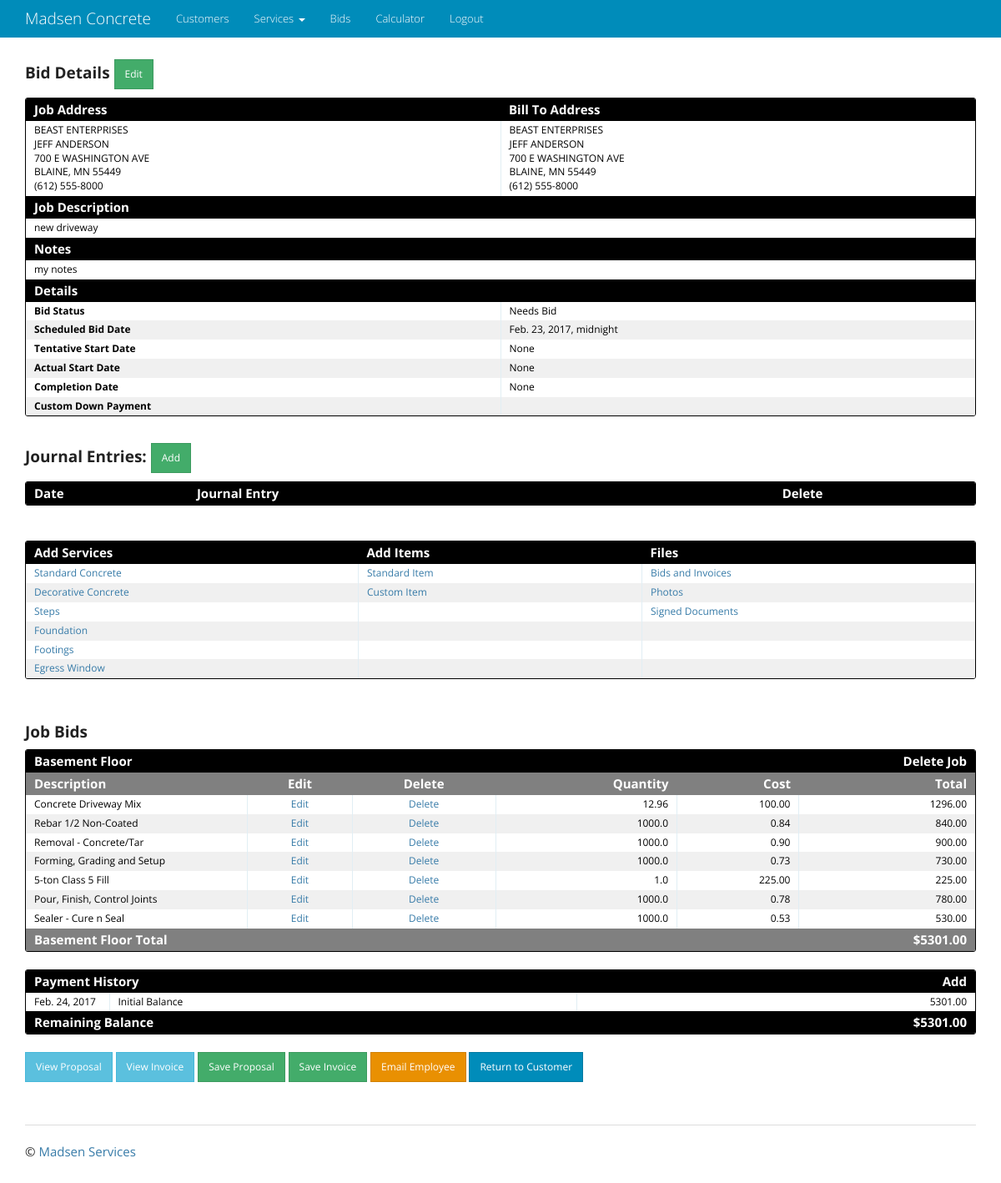
Before: /bid/1/detail/ (signed in) with the older database file.
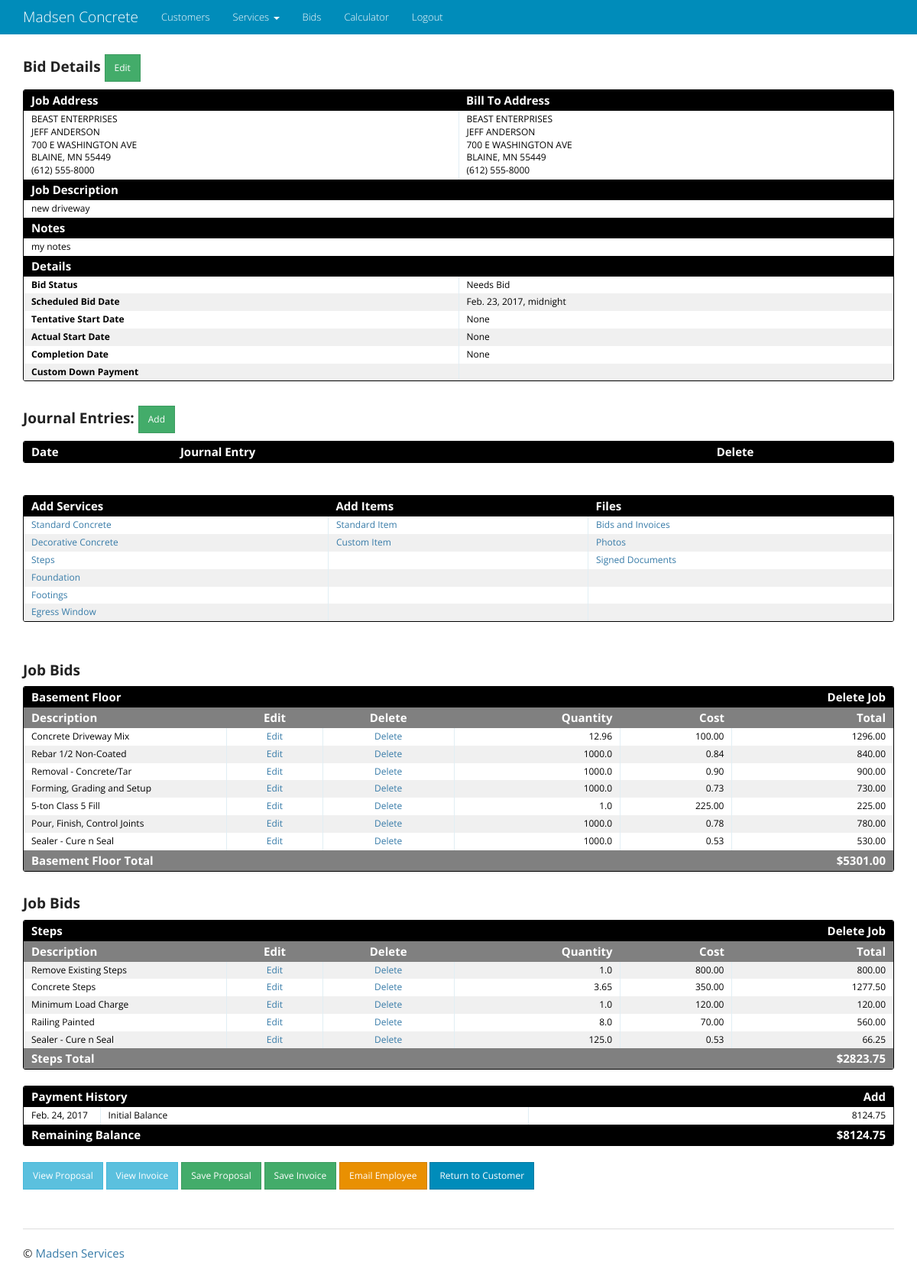
After: the same page with the newer database file.
### bid/models.py (models this page shows, shortened)
class Bid(models.Model):
    description = models.CharField(max_length=2000)
    notes = models.CharField(max_length=2000, blank=True)
    timestamp = models.DateTimeField(auto_now_add=True)
    customer = models.ForeignKey('customer.Customer', on_delete=models.CASCADE)
    address = models.ForeignKey('address.Address')
    scheduled_bid_date = models.DateTimeField(null=True, blank=True)
    tentative_start = models.DateField(null=True, blank=True)
    actual_start = models.DateField(null=True, blank=True)
    completion_date = models.DateField(null=True, blank=True)
    custom_down_payment = models.FloatField(null=True, blank=True,
                                            verbose_name='Custom Down Payment: Blank means default down payment. Enter -1 for no down payment or any other value for custom down payment')
    status = models.CharField(max_length=2000, choices=BID_STATUS, default='Needs Bid')
    billto_name = models.CharField(max_length=100, blank=True, verbose_name='Alternative Bill To Name')
    billto_street = models.CharField(max_length=100, blank=True, verbose_name='Alternative Bill To Street')
    billto_city_st_zip = models.CharField(max_length=100, blank=True, verbose_name="Alternative Bill To City, ST, ZIP")
    billto_telephone = models.CharField(max_length=10, blank=True, verbose_name="Alternative Bill To Telephone Number")
    class Meta:
        verbose_name_plural = 'Bids'

### customer/models.py (models this page shows, shortened)
class Customer(models.Model):
    first_name = models.CharField(max_length=64, help_text="Enter the customer's first name")
    last_name = models.CharField(max_length=64, blank=True, help_text="Enter the customer's last name")
    company_name = models.CharField(max_length=128, blank=True, help_text="Enter the company name")
    email = models.EmailField(help_text="Enter the customer email address", blank=True)
    telephone = models.CharField(max_length=10, blank=True, help_text="Enter the customer telephone number")
    created_date = models.DateTimeField(auto_now_add=True)
    class Meta:
        verbose_name_plural = 'Customers'

### address/models.py (models this page shows, shortened)
class Address(models.Model):
    street = models.CharField(max_length=128, blank=True, help_text="Enter the street address")
    city = models.CharField(max_length=50, blank=True, help_text="Enter the city")
    state = models.CharField(max_length=2, blank=True, help_text="Enter the 2 digit state abbreviation")
    zip = models.CharField(max_length=5, blank=True, help_text="Enter the 5 digit zipcode")
    customer = models.ForeignKey('customer.Customer', on_delete=models.CASCADE)
    class Meta:
        verbose_name_plural = 'Addresses'

### bid_item/models.py (models this page shows, shortened)
class BidItem(models.Model):
    bid = models.ForeignKey('bid.Bid', on_delete=models.CASCADE)
    job_type = models.CharField(max_length=100)
    description = models.CharField(max_length=100)
    quantity = models.FloatField(null=True)
    cost = models.FloatField(null=True)
    total = models.FloatField()
    class Meta:
        verbose_name_plural = 'BidItems'

### bid/views.py (the view)
# urls.py: url(r'^(?P<pk>\d+)/detail/$', BidDetail.as_view(), name='bid_detail'),
class BidDetail(LoginRequiredMixin, SuccessMessageMixin, DetailView):
    template_name = 'bid/bid_detail.html'
    model = Bid
    def get_context_data(self, **kwargs):
        context = super(BidDetail, self).get_context_data(**kwargs)
        bid_obj = Bid.objects.get(id=self.kwargs['pk'])
        bid_item_obj = BidItem.objects.filter(bid=self.kwargs['pk'])
        bid_item_dict = create_bid_item_dict(bid_obj)
        total_cost = bid_item_obj.aggregate(Sum('total'))['total__sum']
        payment_obj = Payment.objects.filter(bid=self.kwargs['pk'])
        total_payments = payment_obj.aggregate(Sum('amount'))['amount__sum']
        context['bid_item_dict'] = bid_item_dict
        context['total_cost'] = total_cost
        context['pdfs'] = PDFImage.objects.all().filter(bid=self.kwargs['pk'])
        context['journal_entries'] = Journal.objects.all().filter(bid=self.kwargs['pk']).order_by('-timestamp')
        context['payments'] = Payment.objects.all().filter(bid=self.kwargs['pk']).order_by('date')
        context['date'] = date.today()
        if total_payments:
            context['remaining_balance'] = total_cost - total_payments
        else:
            context['remaining_balance'] = total_cost
        return context

### templates/bid/bid_detail.html (shortened to what this page needs)
{% extends "base.html" %}
{% load crispy_forms_tags %}
{% load format_telephone %}
{% load static %}
{% block content %}
<h4><strong>Bid Details</a></strong>
    <a href="{% url 'bid_app:bid_update' pk=bid.id %}" class="btn btn-sm btn-success">Edit</a>
</h4>
<div class="datagrid">
    <table>
        <thead>
          <tr>
            <th width="50%">Job Address</th>
            <th width="50%">Bill To Address</th>
          </tr>
        </thead>
          <tr>
            <td>
                {% if bid.customer.company_name %}{{ bid.customer.company_name }}<br>{% endif %}
                {{ bid.customer.first_name }} {{ bid.customer.last_name }}<br>
                {{ bid.address.street }}<br>
                {{ bid.address.city }}, {{ bid.address.state }} {{ bid.address.zip }}<br>
                {{ bid.customer.telephone|format_telephone }}
            </td>
            {% if bid.billto_street %}
            <td style="vertical-align:top">
                {% if bid.billto_name %}{{ bid.billto_name }}<br>{% endif %}
                {{ bid.billto_street }}<br>
                {{ bid.billto_city_st_zip }}<br>
                {{ bid.billto_telephone|format_telephone }}
            </td>
            {% else %}
            <td>
                {% if bid.customer.company_name %}{{ bid.customer.company_name }}<br>{% endif %}
                {{ bid.customer.first_name }} {{ bid.customer.last_name }}<br>
                {{ bid.address.street }}<br>
                {{ bid.address.city }}, {{ bid.address.state }} {{ bid.address.zip }}<br>
                {{ bid.customer.telephone|format_telephone }}
            </td>
            {% endif %}
          </tr>
        <thead>
          <tr>
            <th colspan="2">Job Description</th>
          </tr>
        </thead>
          <tr>
            <td colspan="2">{{ bid.description }}</td>
          </tr>
        {% if bid.notes %}
        <thead>
          <tr>
            <th colspan="2">Notes</th>
          </tr>
        </thead>
          <tr>
            <td colspan="2">{{ bid.notes }}</td>
          </tr>
        {% endif %}
       <thead>
          <tr>
              <th width="25%">Details</th>
              <th></th>
          </tr>
       </thead>
          <tr style="background: white">
              <td><strong>Bid Status</strong></td>
              <td>{{ bid.status }}</td>
          </tr>
          <tr style="background: #F0F0F0">
              <td><strong>Scheduled Bid Date</strong></td>
              <td>{{ bid.scheduled_bid_date }}</td>
          </tr>
          <tr style="background: white">
              <td><strong>Tentative Start Date</strong></td>
              <td>{{ bid.tentative_start }}</td>
          </tr>
          <tr style="background: #F0F0F0">
              <td><strong>Actual Start Date</strong></td>
              <td>{{ bid.actual_start }}</td>
          </tr>
          <tr style="background: white">
              <td><strong>Completion Date</strong></td>
              <td>{{ bid.completion_date }}</td>
          </tr>
          <tr style="background: #F0F0F0">
              <td><strong>Custom Down Payment</strong></td>
              <td>{% if bid.custom_down_payment %}${{ bid.custom_down_payment|floatformat:2 }}{% endif %}</td>
          </tr>
    </table>
</div>
<br>
<h4><strong>Journal Entries:</strong>
    <a href="{% url 'journal_app:journal_create' bid=bid.id %}" class="btn btn-sm btn-success">Add</a>
</h4>
<div class="datagrid">
<table>
      <thead>
        <tr>
          <th width="50px"><strong>Date</strong></th>
          <th width="200px"><strong>Journal Entry</strong></th>
          <th width="50px"><strong>Delete</strong></th>
        </tr>
      </thead>
</table>
</div>
<br>
<br>
<div class="datagrid">
<table>
      <thead>
      <tr>
            <th width="50px"><strong>Add Services</strong></th>
            <th width="50px"><strong>Add Items</strong></th>
            <th width="50px"><strong>Files</strong></th>
      </tr>
      </thead>
      <tr style="background: white">
            <td><a href="{% url 'service_group_app:standard_concrete_create' bid=bid.id %}">Standard Concrete</a></td>
            <td><a href="{% url 'bid_item_app:bid_item_create' bid=bid.id %}">Standard Item</a></td>
            <td><a href="{% url 'pdf_app:pdf_list' pk=bid.id %}">Bids and Invoices</a></td>
      </tr>
      <tr style="background: #F0F0F0">
            <td><a href="{% url 'service_group_app:decorative_concrete_create' bid=bid.id %}">Decorative Concrete</a></td>
            <td><a href="{% url 'bid_item_app:bid_item_custom_create' bid=bid.id %}">Custom Item</a></td>
            <td><a href="{% url 'photo_app:photo_list' bid_id=bid.id %}">Photos</a></td>
      </tr>
      <tr style="background: white">
          <td><a href="{% url 'service_group_app:steps_create' bid=bid.id %}">Steps</a></td>
            <td></td>
            <td><a href="{% url 'bid_attachment_app:bid_attachment_list' bid_id=bid.id %}">Signed Documents</a></td>
      </tr>
      <tr style="background: #F0F0F0">
            <td><a href="{% url 'service_group_app:foundation_create' bid=bid.id %}">Foundation</a></td>
            <td></td>
            <td></td>
      </tr>
       <tr style="background: white">
            <td><a href="{% url 'service_group_app:footings_create' bid=bid.id %}">Footings</a></td>
            <td></td>
            <td></td>
       </tr>
       <tr style="background: #F0F0F0">
            <td><a href="{% url 'service_group_app:egress_window_create' bid=bid.id %}">Egress Window</a></td>
            <td></td>
            <td></td>
       </tr>
</table>
</div>
<br>
<br>
{% for job_name, job_dict in bid_item_dict.items %}
<h4><strong>Job Bids</strong></h4>
<div class="datagrid">
    <table>
      <thead>
        <tr>
          <th colspan="5" style="background: black"><strong>{{ job_name }}</strong></th>
          <th style="background: black; text-align:right"><strong>
              <a href="{% url 'bid_item_app:bid_item_group_delete' bid_id=job_dict.bid_items.0.bid.id job_name=job_name.split|join:'__' %}">
                  <font color="white">Delete Job</font></a></strong></th>
        </tr>
        <tr>
          <th width="50px" style="background:gray"><strong>Description</strong></th>
          <th width="50px" style="background:gray; text-align:center"><strong>Edit</strong></th>
          <th width="50px" style="background:gray; text-align:center"><strong>Delete</strong></th>
          <th width="75px" style="background:gray; text-align:right"><strong>Quantity</strong></th>
          <th width="30px" style="background:gray; text-align:right"><strong>Cost</strong></th>
          <th width="30px" style="background:gray; text-align:right"><strong>Total</strong></th>
        </tr>
      </thead>
        {% for item in job_dict.bid_items %}
          <tr style="{% cycle 'background: white' 'background: #F0F0F0' %}">
              <td>{{ item.description }}</td>
              <td style="text-align:center"><a href="{% url 'bid_item_app:bid_item_update' pk=item.id %}">Edit</a></td>
              <td style="text-align:center"><a href="{% url 'bid_item_app:bid_item_delete' pk=item.id %}">Delete</a></td>
              <td style="text-align:right">{% if item.quantity %}{{ item.quantity }}{% endif %}</td>
              <td style="text-align:right">{% if item.cost %}{{ item.cost|floatformat:2 }}{% endif %}</td>
              <td style="text-align:right">{{ item.total|floatformat:2 }}</td>
          </tr>
        {% endfor %}
      <thead>
      <tr>
          <th colspan="5" width="75px" style="background:gray"><strong>{{ job_name }} Total</strong></th>
          <th style="text-align:right; background:gray"><strong>${{ job_dict.total|floatformat:2 }}</strong></th>
      </tr>
      </thead>
    </table>
</div>
<br>
{% endfor %}
{% if total_cost %}
<div class="datagrid">
<table>
      <thead>
        <tr>
          <th colspan="5" style="background: black"><strong>Payment History</strong></th>
          <th style="text-align:right; background:black"><strong>
              <a href="{% url 'payment_app:payment_create' bid_id=bid.id %}"><font color="white">Add</font></a></strong></th>
        </tr>
      </thead>
      <tr>
          <td width="100px">{{ date }}</td>
          <td colspan="4">Initial Balance</td>
          <td style="text-align:right;">{{ total_cost|floatformat:2 }}</td>
      </tr>
      <thead>
        <tr>
          <th colspan="5" style="background: black"><strong>Remaining Balance</strong></th>
          <th style="text-align:right; background:black"><strong>${{ remaining_balance|floatformat:2 }}</strong></th>
        </tr>
      </thead>
</table>
</div>
{% endif %}
<br>
    <a href="{% url 'pdf_app:pdf_view_proposal_customer' bid_id=bid.id %}" target="_blank" class="btn btn-sm btn-info"
       role="button">View Proposal</a>
    <a href="{% url 'pdf_app:pdf_view_invoice' bid_id=bid.id %}" target="_blank" class="btn btn-sm btn-info"
       role="button">View Invoice</a>
    <a href="{% url 'pdf_app:pdf_save_proposal' bid_id=bid.id %}" class="btn btn-sm btn-success"
       role="button">Save Proposal</a>
    <a href="{% url 'pdf_app:pdf_save_invoice' bid_id=bid.id %}" class="btn btn-sm btn-success"
       role="button">Save Invoice</a>
    <a href="{% url 'send_email_app:employee_email_create' bid_id=bid.id %}" class="btn btn-sm btn-warning"
       role="button">Email Employee</a>
    <a href="{% url 'customer_app:customer_detail' pk=bid.customer.id %}" class="btn btn-sm btn-primary"
       role="button">Return to Customer</a>
{% endblock content %}

### templates/base.html (shortened to what this page needs)
<!DOCTYPE html>
<html lang="en">
  <head>
    {% load staticfiles %}
    <link rel="stylesheet" type="text/css" href="{% static 'css/bootstrap.min.css' %}" />
    <link rel="stylesheet" type="text/css" href="{% static 'css/main.css' %}" />
    <link rel="stylesheet" type="text/css" href="{% static 'css/jquery-ui.css' %}" />
    <link rel="stylesheet" type="text/css" href="{% static 'css/jquery-ui-timepicker-addon.css' %}" />
  </head>
  <body>
    <div class="navbar navbar-inverse navbar-fixed-top" role="navigation">
      <div class="container">
        <div class="navbar-header">
          <a class="navbar-brand" href="/overview">Madsen Concrete</a>
        </div>
        {% if request.user.is_authenticated %}
        <div class="collapse navbar-collapse">
          <ul class="nav navbar-nav">
            <li><a href="/customer">Customers</a></li>
              <li class="dropdown">
                <a class="dropdown-toggle" data-toggle="dropdown" href="#">Services
                <span class="caret"></span></a>
              <li><a href="/bid">Bids</a></li>
              <li><a href="/calculator">Calculator</a></li>
              <li><a href="/account/logout">Logout</a></li>
          </ul>
        </div>
        {% endif %}
      </div>
    </div>
    <div class="container">
      <div class="content">
        {% block content %}
        {% endblock %}
      </div>
      <div class="footer">
        <hr>
        <p>&copy; <a target="_blank" href="http://www.madsenservices.com">Madsen Services</a></p>
      </div>
    </div>
  </body>
</html>

Changed rows visible on the page:
added BidItem: bid_item_dict "Steps", description "Remove Existing Steps", quantity "1.0", cost "800.00", total "800.00", bid_item_dict "Steps"
added BidItem: description "Concrete Steps", quantity "3.65", cost "350.00", total "1277.50", shown under "Steps"
added BidItem: description "Minimum Load Charge", quantity "1.0", cost "120.00", total "120.00", shown under "Steps"
added BidItem: description "Railing Painted", quantity "8.0", cost "70.00", total "560.00", shown under "Steps"
added BidItem: description "Sealer - Cure n Seal", quantity "125.0", cost "0.53", total "66.25", shown under "Steps"
Other visible differences:
{{ total_cost|floatformat:2 }}: "5301.00" → "8124.75"
{{ remaining_balance|floatformat:2 }}: "5301.00" → "8124.75"
new list line: "Job Bids Delete Job Description Edit Delete Quantity Cost Total Total $ 2823.75"
